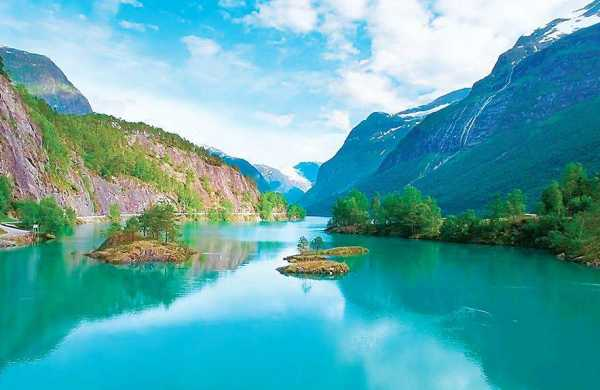
#> input picture 1.jpg, 600 x 390 px
$ python 6.Threshold.py
#> lines starting #> are read from the running program, lines starting #| are printed output that depends on the picture; after the words box and inside, x2 and y2 are one past the last pixel; in counts of white or black regions, pixels touching at a corner belong together
#Thresholding
#Before applying thresholding , our img should be gray scale

import cv2
img=cv2.imread("1.jpg")
#> img is the input picture: shape (390, 600, 3); mean B, G, R 173.6, 168.1, 89.9
grayIMG=cv2.cvtColor(img,cv2.COLOR_BGR2GRAY)
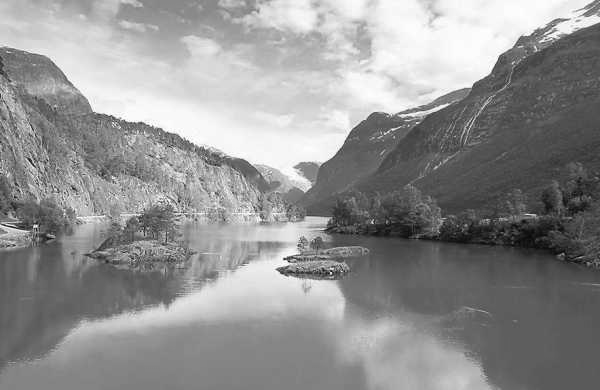
#> grayIMG: shape (390, 600); min 6, max 255, mean 145.3

#THRESHOLD IMG

#threshold img= cv2.threshold(sourceimg,threshold,maxvalueforThreshold,binary,type)

thresImg=cv2.threshold(grayIMG,120,255,cv2.THRESH_BINARY)[1]
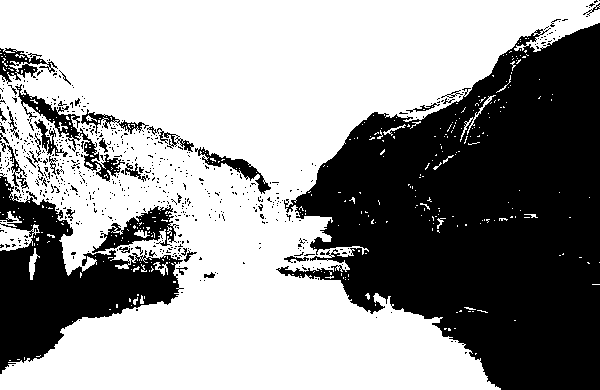
#> thresImg: shape (390, 600); 59.2% white; 627 black regions (585 under 20 px), largest, box (x1, y1, x2, y2) and area: (276, 23, 600, 390) 71701, (0, 173, 184, 374) 14694, (15, 84, 125, 182) 1577
cv2.imwrite("thresholdImg.jpg",thresImg)
#This saves the threshold img in the same folder
